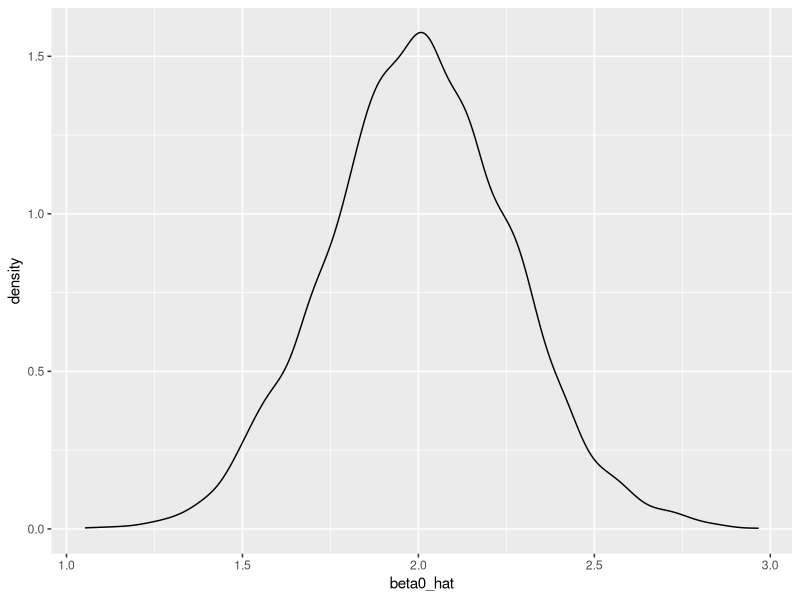
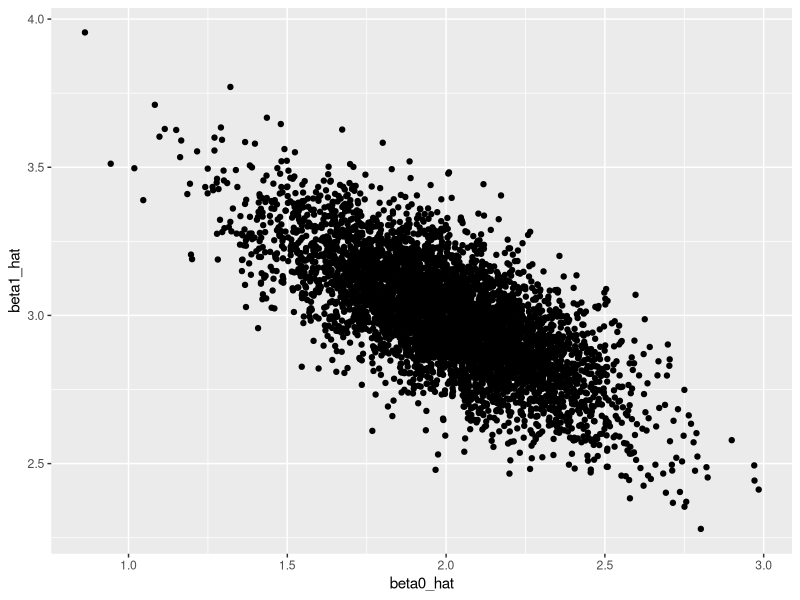
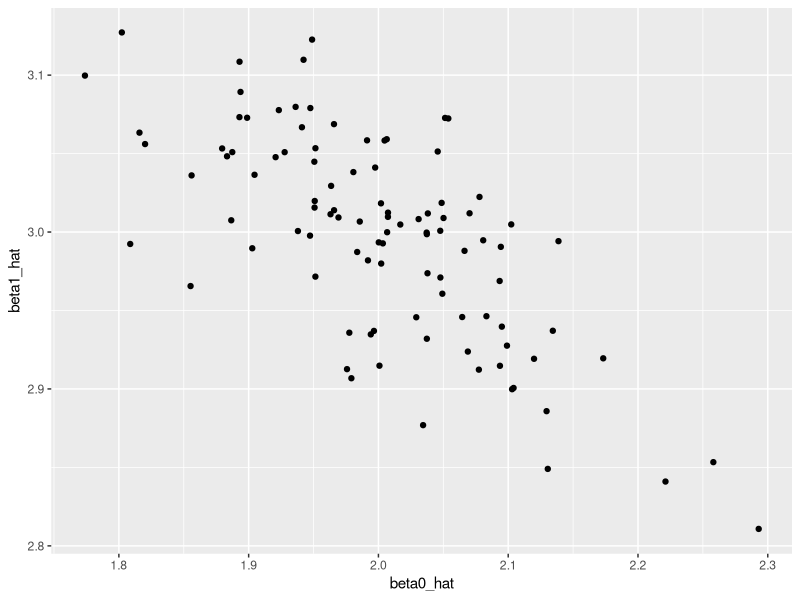

Reproduce these figures in R, in order.
## ---- chunk 1
library(tidyverse)

set.seed(1)
## ---- chunk 2
sim_regression = function(n, beta0 = 2, beta1 = 3) {
  
  sim_data = tibble(
    x = rnorm(n, mean = 1, sd = 1),
    y = beta0 + beta1 * x + rnorm(n, 0, 1) 
  )
  
  ls_fit = lm(y ~ x, data = sim_data)
  
  tibble(
    beta0_hat = coef(ls_fit)[1],
    beta1_hat = coef(ls_fit)[2]
  )
}
## ---- chunk 3
sim_regression(30)
sim_regression(10000)
## ---- chunk 4
output = vector("list", length = 5000)


for (i in 1:5000) {
  output[[i]] = sim_regression(n = 30)
}
output[[1]] #an example from entry 1

bind_rows(output) %>% #combine lists together into 1 tibble
  ggplot(aes(x = beta0_hat)) + geom_density()
## ---- chunk 5
output = 
  rerun(5000, sim_regression(n = 30)) %>% 
  bind_rows() #again combine into 1 tibble

output %>% 
  ggplot(aes(x = beta0_hat, y = beta1_hat)) + geom_point()

output %>% 
  pivot_longer(
    names_to = "parameter",
    values_to = "estimate",
    beta0_hat:beta1_hat
  ) %>% 
  group_by(parameter) %>% 
  summarize(emp_mean = mean(estimate),
            emp_var = var(estimate)) %>% 
  knitr::kable(digits = 3)
## ---- chunk 6
#list of 4 different sample sizes
n_list = list("n_30"  = 30, 
              "n_60"  = 60, 
              "n_120" = 120, 
              "n_240" = 240)

#create empty list of 4
results = vector("list", length = 4)

#fill each entry of list with simulation of 100x for relevant n
for (i in 1:4) {
  results[[i]] = 
    rerun(100, sim_regression(n_list[[i]])) %>% 
    bind_rows
}

results[[4]] %>% 
  ggplot(aes(x = beta0_hat, y = beta1_hat)) + geom_point()
## ---- chunk 7
sim_results = 
  tibble(
    sample_size = c(30, 60, 120, 240)
    ) %>% 
  mutate( #add columns to tibble
    #for each entry in column sample size,
    #rerun SLR 10 times, using that sample size
    output_list = 
      map(.x = sample_size, ~ rerun(10, sim_regression(n = .x))),
    output_df = 
      map(output_list, bind_rows) #for each entry of list, turn into df
  ) %>% 
  select(-output_list) %>%  #only the df
  unnest(output_df)
